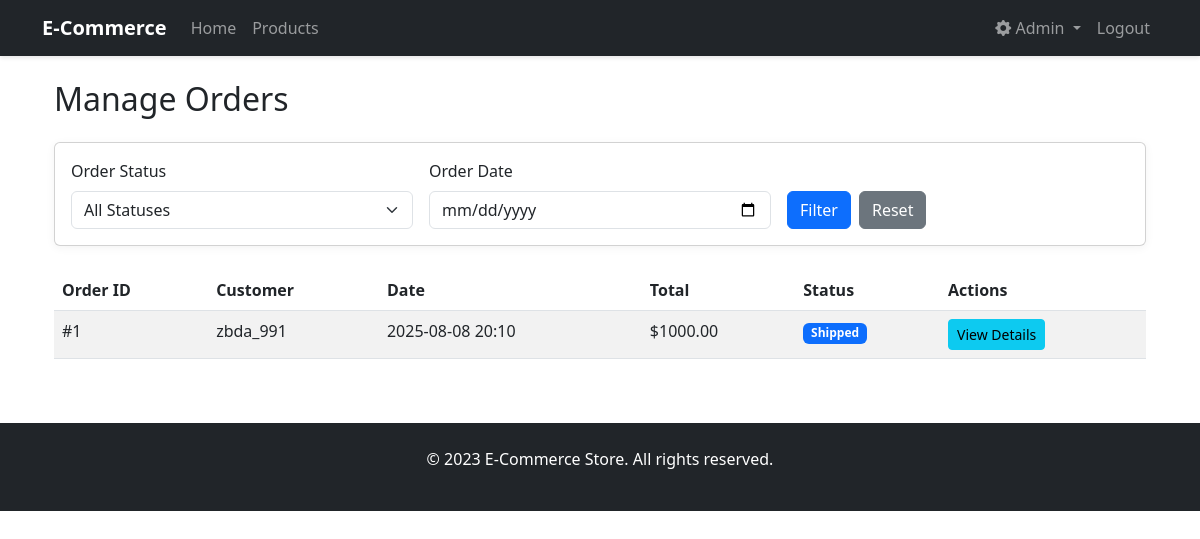
Page /admin/orders (signed in) on the committed database.
### models.py (models this page shows, shortened)
class Order(db.Model):
    __tablename__ = 'orders'
    id = db.Column(db.Integer, primary_key=True)
    user_id = db.Column(db.Integer, db.ForeignKey('users.id'), nullable=False)
    total_amount = db.Column(db.Float, nullable=False)
    status = db.Column(db.String(20), default='pending')
    shipping_address = db.Column(db.Text, nullable=False)
    payment_method = db.Column(db.String(50), nullable=False)
    created_at = db.Column(db.DateTime, server_default=db.func.now())
    items = db.relationship('OrderItem', backref='order', lazy=True)

class User(UserMixin, db.Model):
    __tablename__ = 'users'
    id = db.Column(db.Integer, primary_key=True)
    username = db.Column(db.String(50), unique=True, nullable=False)
    email = db.Column(db.String(100), unique=True, nullable=False)
    password_hash = db.Column(db.String(128), nullable=False)
    role = db.Column(db.String(20), default='customer')
    created_at = db.Column(db.DateTime, server_default=db.func.now())
    cart_items = db.relationship('CartItem', backref='user', lazy=True)
    orders = db.relationship('Order', backref='user', lazy=True)

### orders.py (the view)
@bp.route('/admin/orders')
@login_required
def admin_orders():
    if current_user.role != 'admin':
        flash('Access denied', 'error')
        return redirect(url_for('index'))
    status = request.args.get('status', '')
    date = request.args.get('date', '')
    query = Order.query
    if status:
        query = query.filter(Order.status == status)
    if date:
        try:
            filter_date = datetime.strptime(date, '%Y-%m-%d')
            query = query.filter(db.func.date(Order.created_at) == filter_date.date())
        except ValueError:
            pass
    orders = query.order_by(Order.created_at.desc()).all()
    return render_template('admin/orders.html', orders=orders)

### app.py (called while the page is built)
@login_manager.user_loader
def load_user(user_id):
    return User.query.get(int(user_id))

### templates/admin/orders.html (shortened to what this page needs)
{% extends "base.html" %}
{% block content %}
<div class="container mt-4">
    <h2 class="mb-4">Manage Orders</h2>
    <div class="card mb-4">
        <div class="card-body">
            <form method="GET" class="row g-3">
                <div class="col-md-4">
                    <label for="status" class="form-label">Order Status</label>
                    <select class="form-select" id="status" name="status">
                        <option value="">All Statuses</option>
                    </select>
                </div>
                <div class="col-md-4">
                    <label for="date" class="form-label">Order Date</label>
                    <input type="date" class="form-control" id="date" name="date" value="{{ request.args.get('date', '') }}">
                </div>
                <div class="col-md-4 d-flex align-items-end">
                    <button type="submit" class="btn btn-primary me-2">Filter</button>
                    <a href="{{ url_for('orders.admin_orders') }}" class="btn btn-secondary">Reset</a>
                </div>
            </form>
        </div>
    </div>
    <div class="table-responsive">
        <table class="table table-striped">
            <thead>
                <tr>
                    <th>Order ID</th>
                    <th>Customer</th>
                    <th>Date</th>
                    <th>Total</th>
                    <th>Status</th>
                    <th>Actions</th>
                </tr>
            </thead>
            <tbody>
                {% for order in orders %}
                <tr>
                    <td>#{{ order.id }}</td>
                    <td>{{ order.user.username }}</td>
                    <td>{{ order.created_at.strftime('%Y-%m-%d %H:%M') }}</td>
                    <td>${{ "%.2f"|format(order.total_amount) }}</td>
                    <td>
                        <span class="badge bg-{{ {
                            'pending': 'warning',
                            'processing': 'info',
                            'shipped': 'primary',
                            'delivered': 'success',
                            'cancelled': 'danger'
                        }[order.status] }}">
                            {{ order.status.title() }}
                        </span>
                    </td>
                    <td>
                        <a href="{{ url_for('orders.admin_order_detail', order_id=order.id) }}"
                           class="btn btn-sm btn-info">View Details</a>
                    </td>
                </tr>
                {% endfor %}
            </tbody>
        </table>
    </div>
</div>
{% endblock %}

### static/css/style.css (style rules this page uses)
body { font-family: 'Segoe UI', Tahoma, Geneva, Verdana, sans-serif; line-height: 1.6; color: #333; background-color: #f8f9fa; }
a { text-decoration: none; color: #0d6efd; }
.card { transition: transform 0.3s ease, box-shadow 0.3s ease; border: none; box-shadow: 0 2px 10px rgba(0, 0, 0, .05); }
.table { background-color: white; }
.table th { border-top: none; }
.btn-primary { background-color: #0d6efd; border-color: #0d6efd; }
.badge { font-weight: 500; }

### rows in the picture
Order: id "1", user.username "zbda_991", created_at "2025-08-08 20:10", total_amount "1000.00", status "Shipped"
